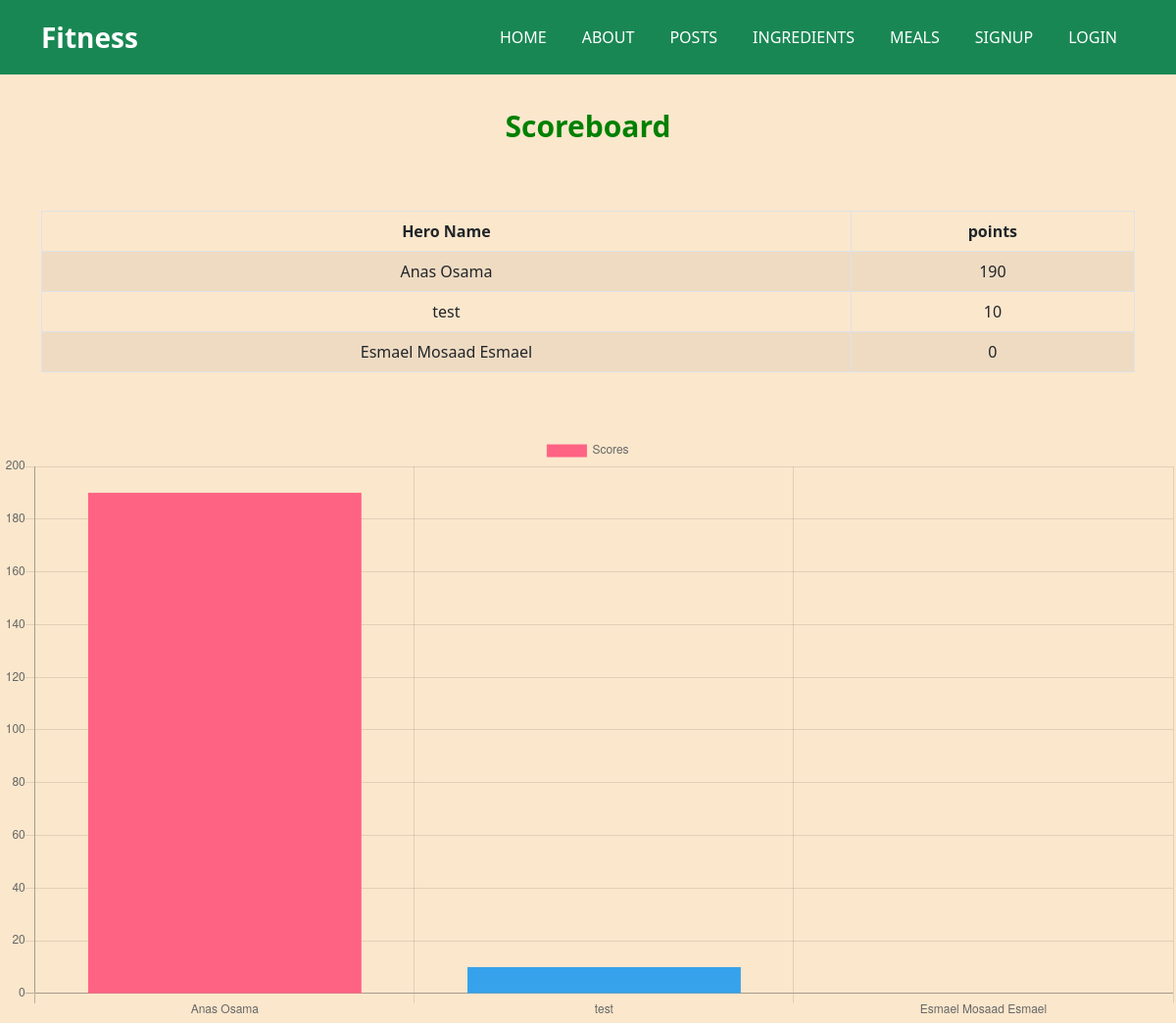
Before: / with the older database file.
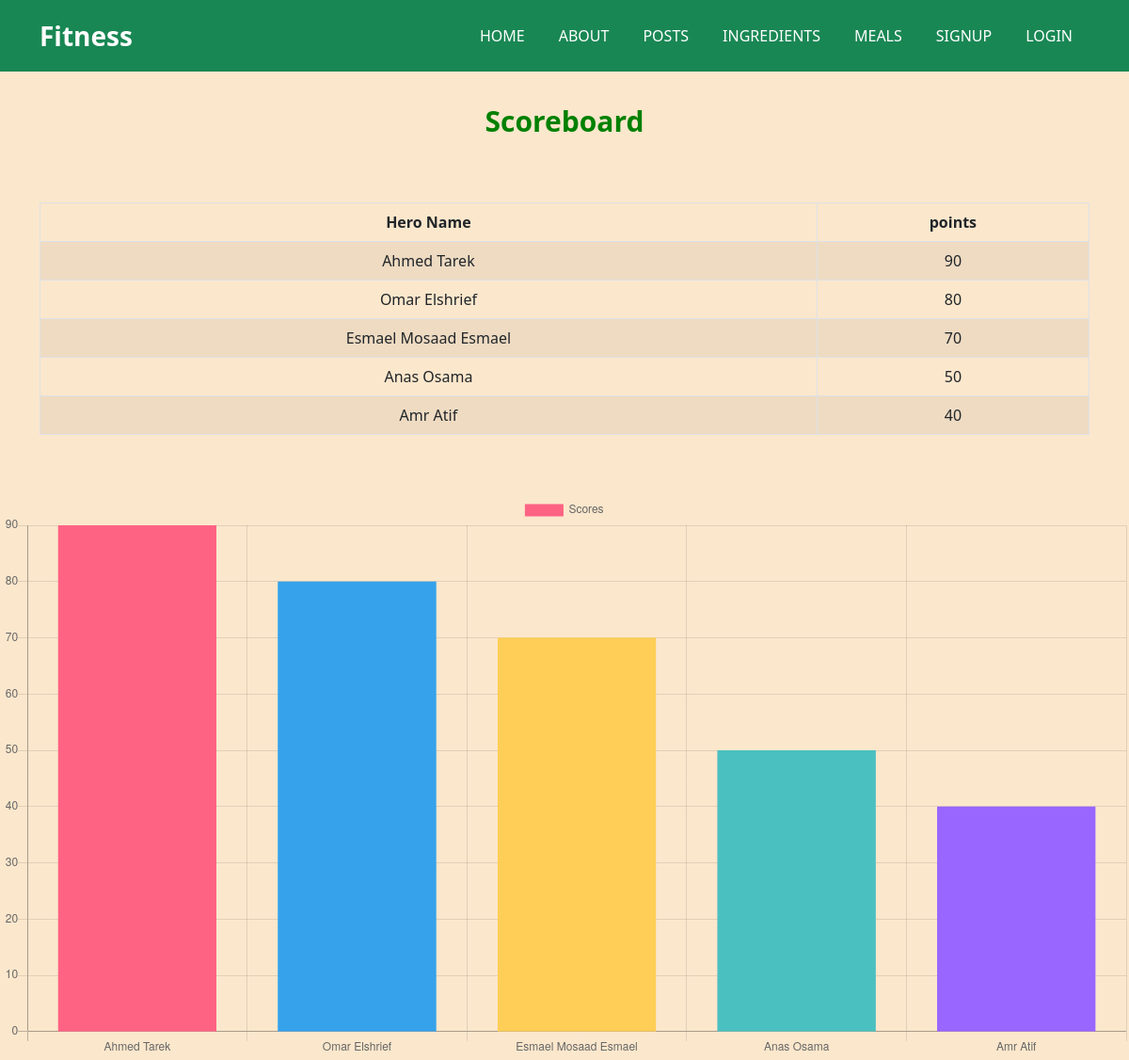
After: the same page with the newer database file.
### accounts/models.py (models this page shows)
class Hero(AbstractUser):
    name = models.CharField(max_length=200, null=True)
    height = models.DecimalField(decimal_places=2, max_digits=5,null=True, blank=True)
    weight = models.DecimalField(decimal_places=2, max_digits=5,null=True, blank=True)
    bmi = models.DecimalField(decimal_places=2, max_digits=5, null=True, blank=True)
    points = models.PositiveIntegerField(null=True, blank=True)
    Breakfast = models.BooleanField(null=True, blank=True)
    Dinner = models.BooleanField(null=True, blank=True)
    Lunch = models.BooleanField(null=True, blank=True)
    Workouthome = models.BooleanField(null=True, blank=True)
    Run = models.BooleanField(null=True, blank=True)
    SleepEarly = models.BooleanField(null=True, blank=True)
    WakeEarly = models.BooleanField(null=True, blank=True)
    Gym = models.BooleanField(null=True, blank=True)

### pages/views.py (the view)
# urls.py: path('',HomePageView.as_view(),name='home'),
class HomePageView(ListView):
    model = Hero
    context_object_name = 'heros_list'
    template_name='pages/home.html'
    def get_queryset(self):
        heros_list = Hero.objects.all().order_by('-points')
        return heros_list

### pages/templates/pages/home.html (shortened to what this page needs)
{% extends 'base.html' %}
{% block content %}
    {% if heros_list %}
    <p style="font-weight:bold;text-align: center;margin-top: 30px;font-size: 30px;color: green;">Scoreboard</p>
        <div class="container py-5">
            <table class="table table-secondry table-striped  table-bordered text-center">
                <thead>
                    <tr>
                        <th>Hero Name</th>
                        <th>points</th>
                    </tr>
                </thead>
                <tbody id="tableBody">
                    {% for hero in heros_list %}
              <tr>
                <td>
                    {{ hero.name }}
                </td>
                <td>
                    {{ hero.points }}
                </td>
              </tr>
              {% endfor %}
                </tbody>
            </table>
        </div>
    {% else %}
    <p>No Heros Yet</p>
    {% endif %}
    <canvas id="myChart1" style="width: 100; height:100; "></canvas>
    <script>
        var ctx = document.getElementById('myChart1').getContext('2d');
        var myChart1 = new Chart(ctx, {
            type: 'bar',
            data: {
                labels: [ {% for hero in heros_list %} '{{hero.name}}', {% endfor %} ],
        datasets: [{
            label: 'Scores',
            data: [{% for hero in heros_list %} {{hero.points}}, {% endfor %}],
            backgroundColor: [
                'rgba(255, 99, 132, 1)',
                'rgba(54, 162, 235, 1)',
                'rgba(255, 206, 86, 1)',
                'rgba(75, 192, 192, 1)',
                'rgba(153, 102, 255, 1)',
            ],
                borderColor: [
                    'rgba(255, 99, 132, 1)',
                    'rgba(54, 162, 235, 1)',
                    'rgba(255, 206, 86, 1)',
                    'rgba(75, 192, 192, 1)',
                    'rgba(153, 102, 255, 1)',
                    'rgba(255, 159, 64, 1)'
                ],
                    borderWidth: 1
        }]
            },
        options: {
            scales: {
                                yAxes: [{
                                    ticks: {
                                        beginAtZero: true
                                    }
                                }]
                            }
        }
        });
    </script>
{% endblock content %}

Changed rows visible on the page:
removed Hero: name "test", points "10"
added Hero: name "Ahmed Tarek", points "90"
added Hero: name "Omar Elshrief", points "80"
changed Hero "Esmael Mosaad Esmael": points "0" → "70"; moves up the list
changed Hero "Anas Osama": points "190" → "50"
added Hero: name "Amr Atif", points "40"
Other visible differences:
chart data {{ hero.name }}: Anas Osama, test, Esmael Mosaad Esmael → Ahmed Tarek, Omar Elshrief, Esmael Mosaad Esmael, Anas Osama, Amr Atif
chart data {{ hero.points }}: 190, 10, 0 → 90, 80, 70, 50, 40
